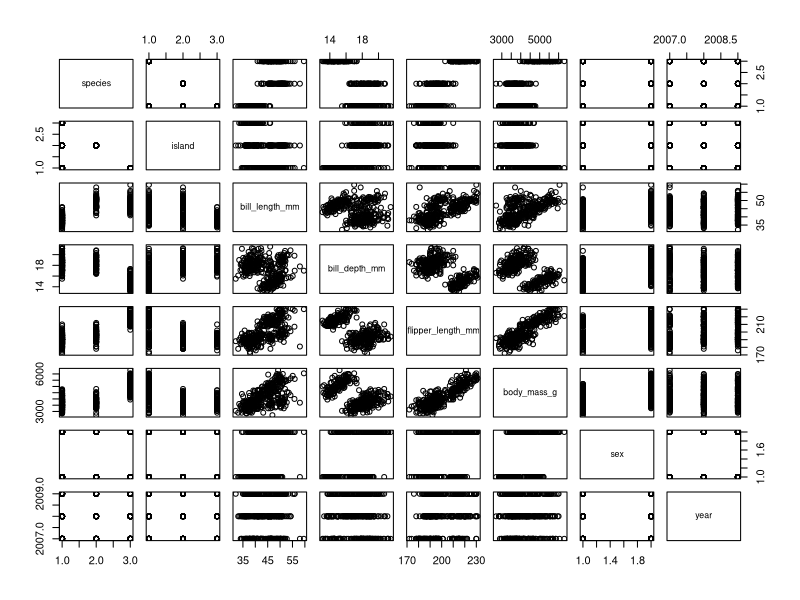
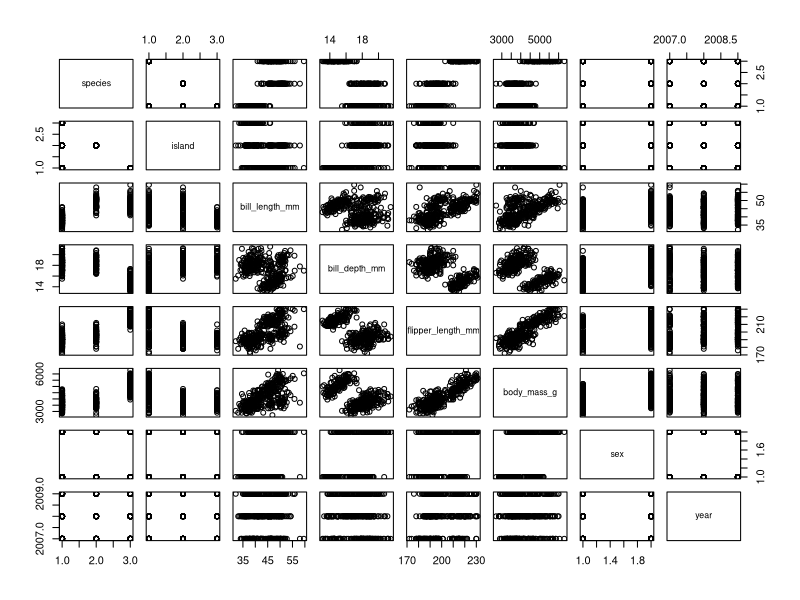
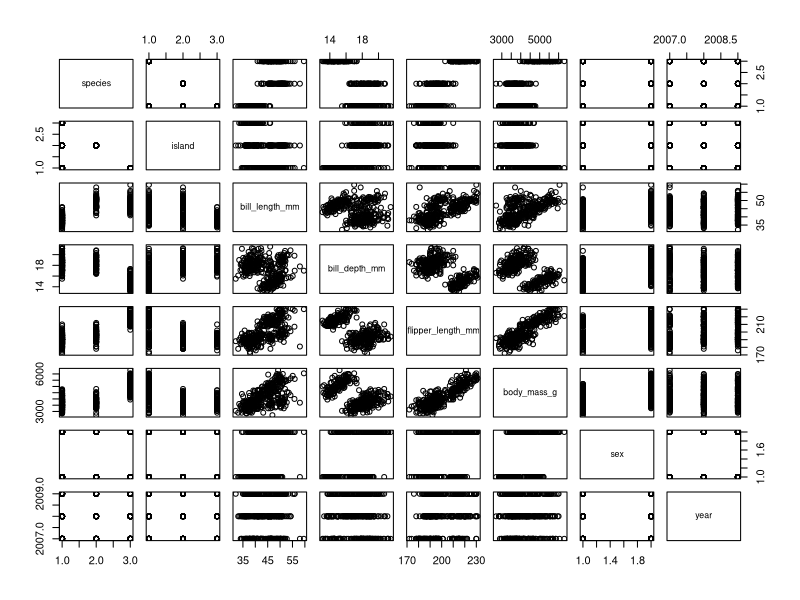
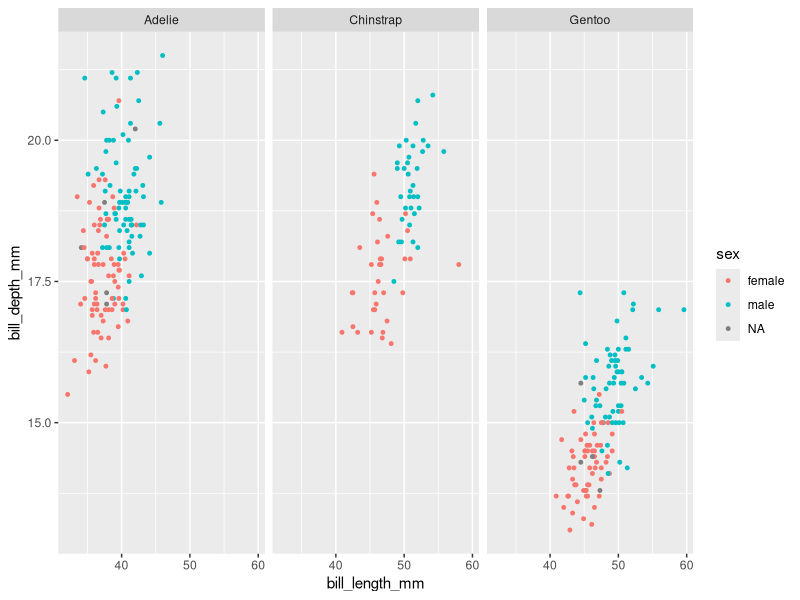
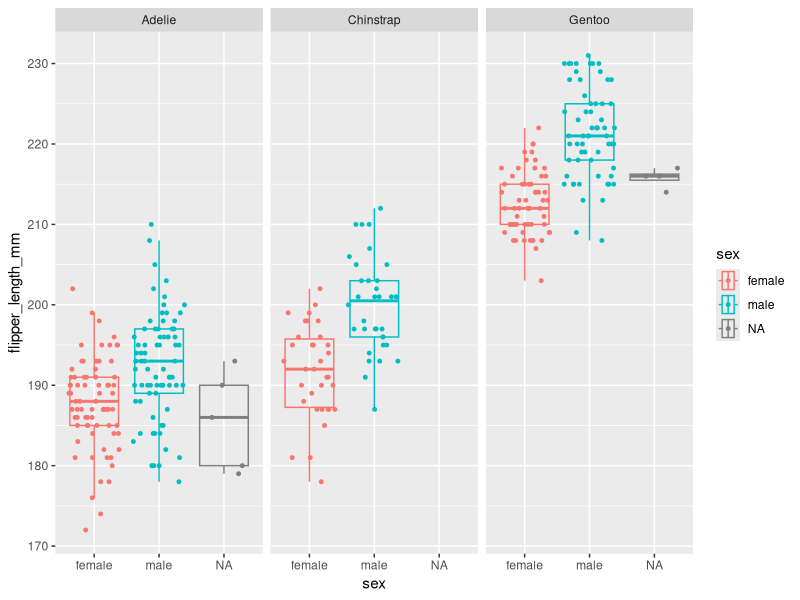
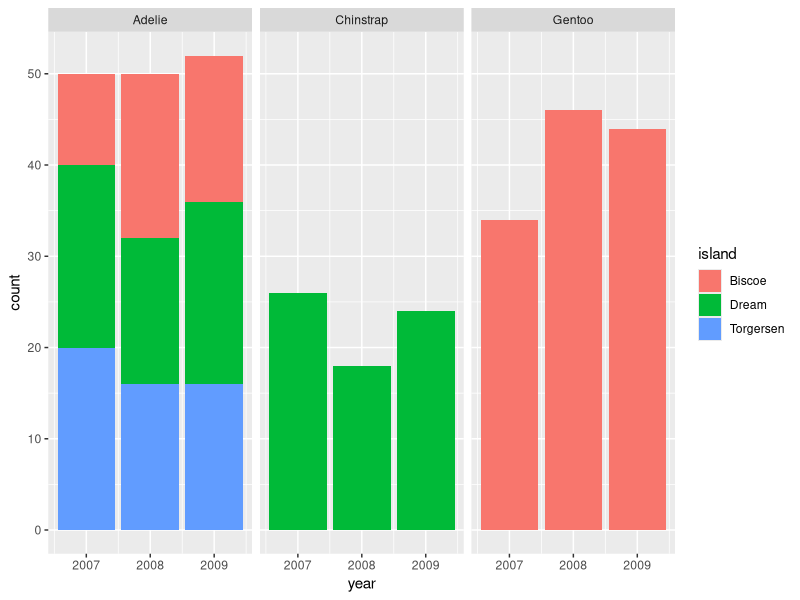

Source code (R) for these figures, in order:
## ---- chunk 1
#install.packages("palmerpenguins")
library(palmerpenguins)
library(tidyverse)

#View(penguins)
dim(penguins)
colnames(penguins)
## ---- chunk 2
#install.packages("palmerpenguins")
library(palmerpenguins)
library(tidyverse)

#View(penguins)
dim(penguins)
colnames(penguins)
## ---- chunk 3
#install.packages("palmerpenguins")
library(palmerpenguins)
library(tidyverse)

#View(penguins)
dim(penguins)
colnames(penguins)
## ---- chunk 4
#install.packages("palmerpenguins")
library(palmerpenguins)
library(tidyverse)

#View(penguins)
dim(penguins)
colnames(penguins)
## ---- chunk 5
#install.packages("palmerpenguins")
library(palmerpenguins)
library(tidyverse)

#View(penguins)
dim(penguins)
colnames(penguins)
## ---- chunk 6
#install.packages("palmerpenguins")
library(palmerpenguins)
library(tidyverse)

#View(penguins)
dim(penguins)
colnames(penguins)
## ---- chunk 7
knitr::opts_chunk$set(echo = TRUE)
## ---- chunk 8
summary(cars)
## ---- chunk 9
plot(penguins)
## ---- chunk 10
plot(penguins)
## ---- chunk 11
plot(penguins)
## ---- chunk 12
penguins %>%
  ggplot(mapping = aes(x = bill_length_mm, y=bill_depth_mm, color=sex)) +
  geom_point(size=1) +
  facet_wrap(~species)
## ---- chunk 13
penguins %>%
  ggplot(mapping = aes(x=flipper_length_mm, y=sex, color=sex)) +
  geom_boxplot(outlier.alpha = 0, alpha=0) +
  geom_jitter(width = 0, size=1) +
  coord_flip() +
  facet_wrap(~species)
## ---- chunk 14
penguins %>%
  ggplot() +
  geom_bar(mapping = aes(x=year, fill=island)) +
  facet_wrap(~species)
